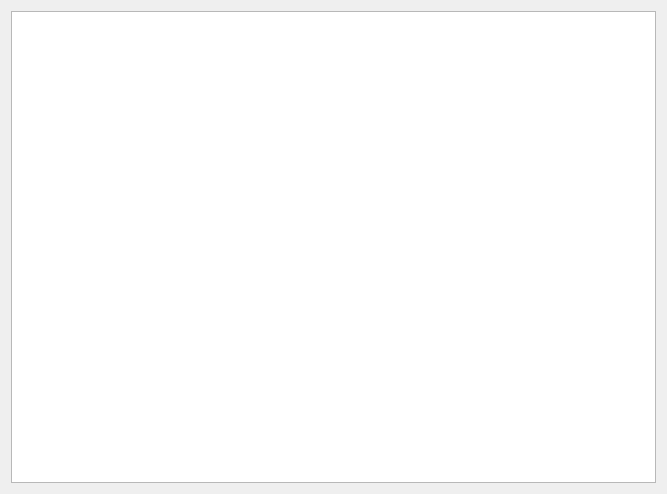
<?xml version="1.0" encoding="UTF-8"?>
<ui version="4.0">
 <class>RasterImgView</class>
 <widget class="QWidget" name="RasterImgView">
  <property name="geometry">
   <rect>
    <x>0</x>
    <y>0</y>
    <width>667</width>
    <height>494</height>
   </rect>
  </property>
  <property name="windowTitle">
   <string>Form</string>
  </property>
  <layout class="QGridLayout" name="gridLayout">
   <item row="0" column="0">
    <widget class="QGraphicsView" name="ImgView"/>
   </item>
  </layout>
 </widget>
 <resources/>
 <connections/>
</ui>
